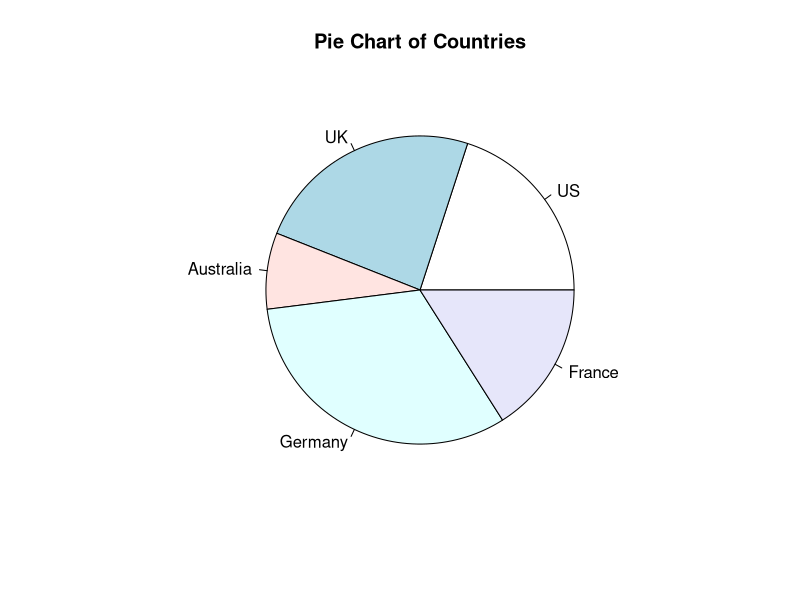
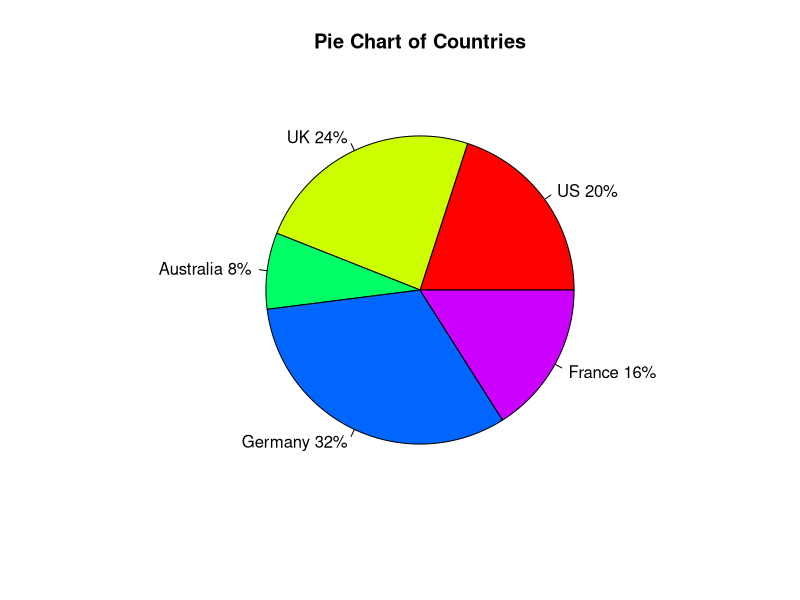
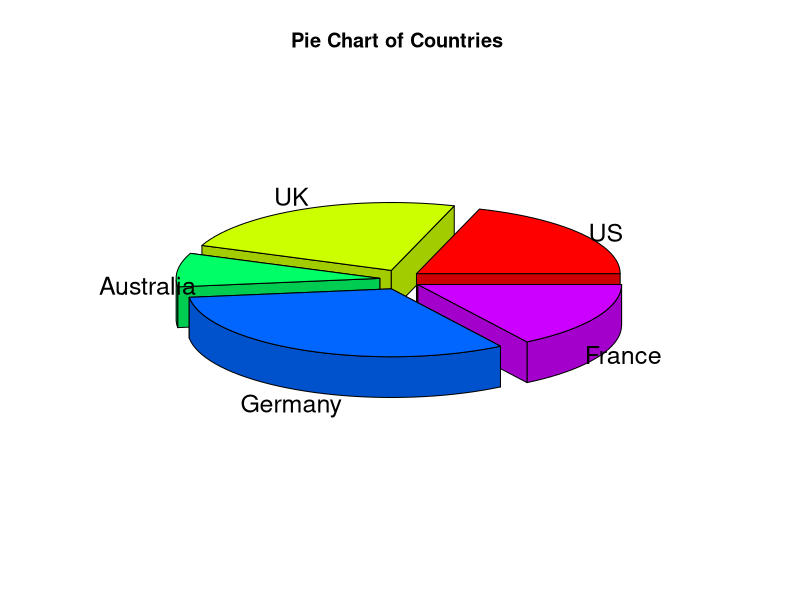
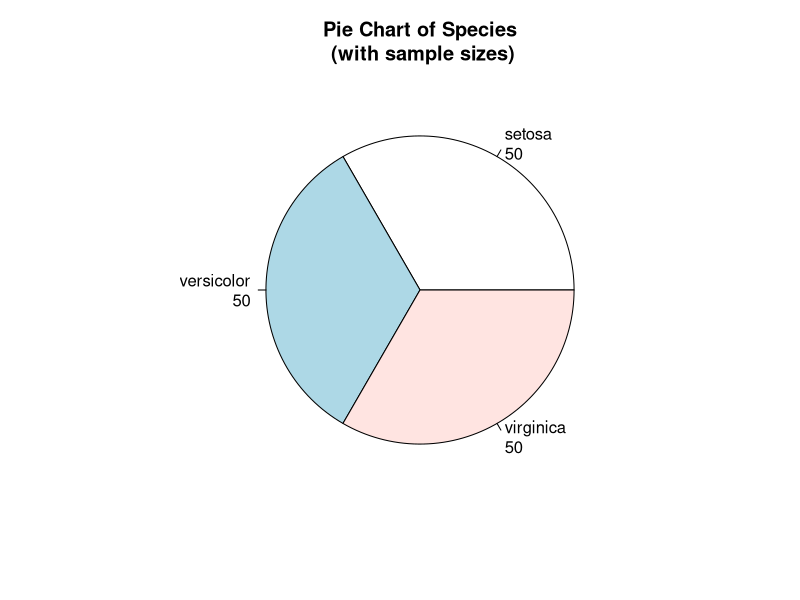

These charts were generated, in order, by the following R code:
# Simple Pie Chart
slices <- c(10, 12,4, 16, 8)
lbls <- c("US", "UK", "Australia", "Germany", "France")
pie(slices, labels = lbls, main="Pie Chart of Countries")




# Pie Chart with Percentages
slices <- c(10, 12, 4, 16, 8)
lbls <- c("US", "UK", "Australia", "Germany", "France")
pct <- round(slices/sum(slices)*100)
lbls <- paste(lbls, pct) # add percents to labels
lbls <- paste(lbls,"%",sep="") # ad % to labels
pie(slices,labels = lbls, col=rainbow(length(lbls)),
    main="Pie Chart of Countries")




# 3D Exploded Pie Chart
library(plotrix)
slices <- c(10, 12, 4, 16, 8)
lbls <- c("US", "UK", "Australia", "Germany", "France")
pie3D(slices,labels=lbls,explode=0.1,
      main="Pie Chart of Countries ")




# Pie Chart from data frame with Appended Sample Sizes
mytable <- table(iris$Species)
lbls <- paste(names(mytable), "\n", mytable, sep="")
pie(mytable, labels = lbls,
    main="Pie Chart of Species\n (with sample sizes)")